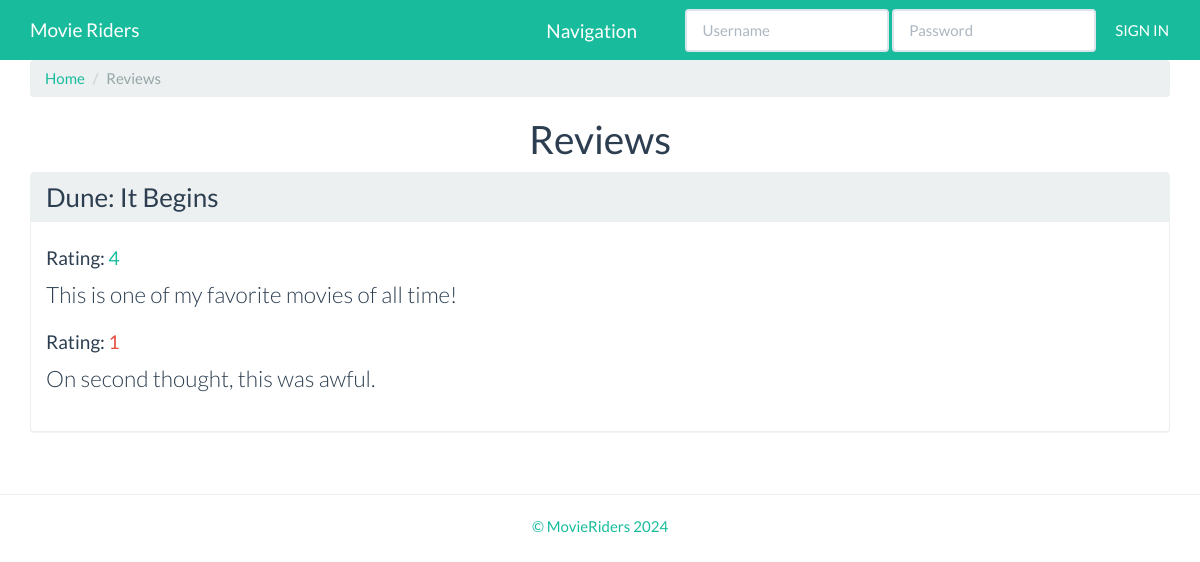
Screenshot of /reviews.php with the database file from the repository.
### tables this page shows
CREATE TABLE `movies` (
  `movie_id` int(11) unsigned NOT NULL AUTO_INCREMENT,
  `movie_name` varchar(255) NOT NULL DEFAULT '',
  `movie_year` int(4) NOT NULL,
  `movie_rating` varchar(10) NOT NULL DEFAULT '',
  `movie_bio` varchar(255) DEFAULT NULL,
  `movie_img` varchar(200) NOT NULL,
  PRIMARY KEY (`movie_id`)
);

CREATE TABLE `reviews` (
  `review_id` int(11) unsigned NOT NULL AUTO_INCREMENT,
  `review_movie_id` int(11) unsigned NOT NULL,
  `review_user_id` int(11) unsigned NOT NULL,
  `review_rating` int(11) NOT NULL,
  `review_content` varchar(255) NOT NULL DEFAULT '',
  PRIMARY KEY (`review_id`),
  KEY `users_foreign_key` (`review_user_id`),
  KEY `movies_foreign_key` (`review_movie_id`),
  CONSTRAINT `movies_foreign_key` FOREIGN KEY (`review_movie_id`) REFERENCES `movies` (`movie_id`) ON DELETE CASCADE ON UPDATE CASCADE,
  CONSTRAINT `users_foreign_key` FOREIGN KEY (`review_user_id`) REFERENCES `users` (`user_id`) ON DELETE CASCADE ON UPDATE CASCADE
);

### reviews.php (the view, shortened to what this page needs)
<?php
require_once ('includes/header.php');
require_once ('includes/database.php');
$query_str = "SELECT * FROM movies";
$result = $conn->query($query_str);
?>
	<div class="container wrapper">
		<ul class="breadcrumb">
			<li><a href="movies.php">Home</a></li>
			<li class="active">Reviews</li>
		</ul>
		<h1 class="text-center">Reviews</h1>
		<?php
		while ($movie_row = $result->fetch_assoc()):
			$movie_id = $movie_row['movie_id'];
			$review_str = "SELECT * FROM reviews WHERE review_movie_id='$movie_id'";
			$review_result = $conn->query($review_str);
			$review_row = $review_result->fetch_assoc();
			if ($review_row) { ?>
				<div class="row movie-list">
					<div class="col-xs-12">
						<div class="panel panel-default">
							<div class="panel-heading">
								<h3 class="panel-title">
									<a href="moviedetails.php?id=<?= $movie_row['movie_id'] ?>"><?= $movie_row['movie_name'] ?></a>
								</h3>
							</div>
							<div class="panel-body">
								<?php
								$review_result = $conn->query($review_str);
								while ($review_row = $review_result->fetch_assoc()) :
									?>
									<h4>Rating: <span class="<?php
										if ($review_row['review_rating'] >= 4 ){
											echo 'text-success';
										} elseif ( $review_row['review_rating'] < 2 ) {
											echo 'text-danger';
										}
										?>"> <?=$review_row['review_rating'] ?></span></h4>
									<p class="lead"><?= $review_row['review_content'] ?></p>
								<?php endwhile ?>
							</div>
						</div>
					</div>
				</div>
			<?php }  endwhile ?>
	</div>
<?php
include ('includes/footer.php');
?>

### rows the page displays
movies: movie_name "Dune: It Begins"
reviews: review_rating "4", review_content "This is one of my favorite movies of all time!"
reviews: review_rating "1", review_content "On second thought, this was awful."
